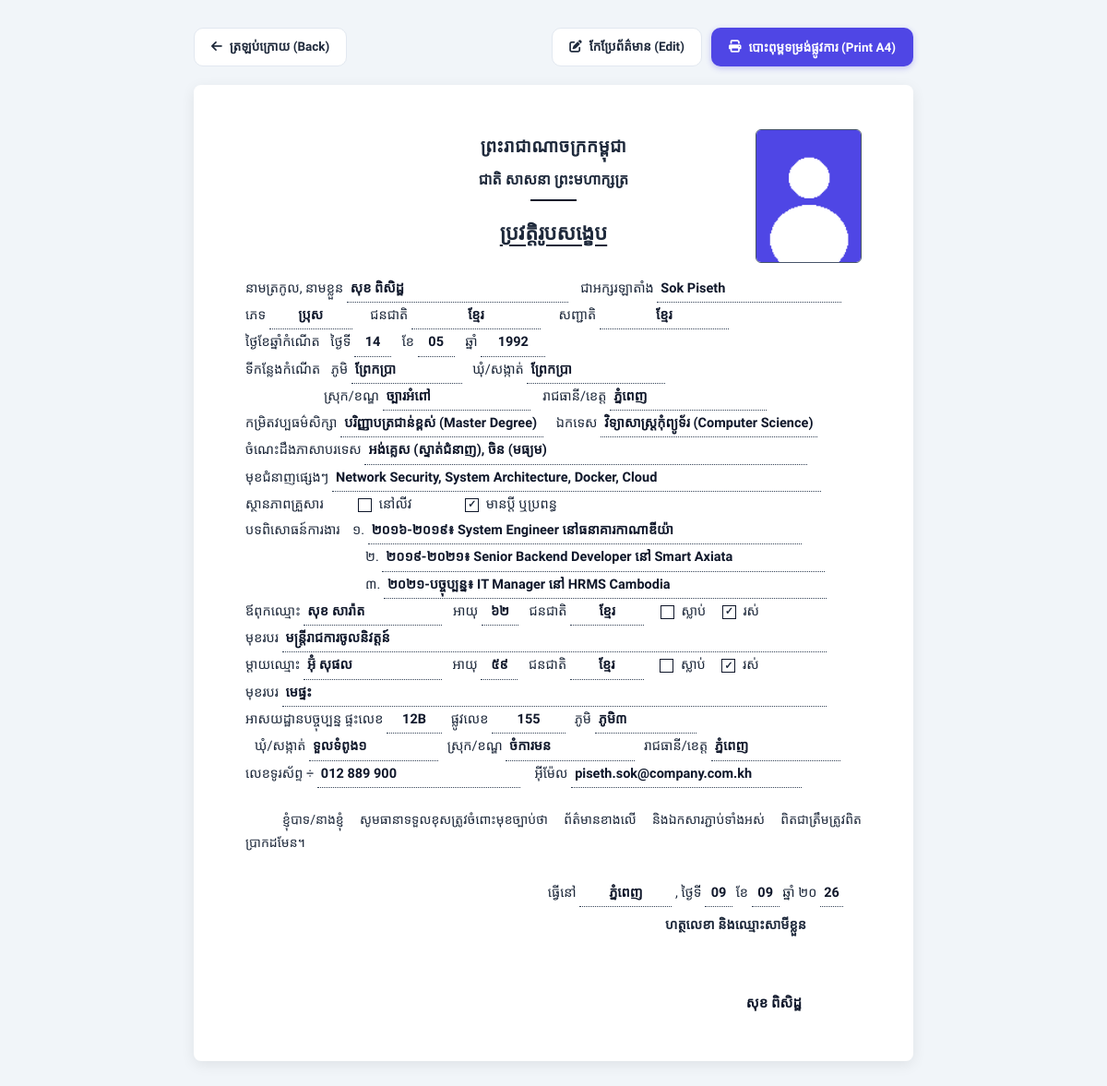
The page /employees/1/official-cv on the database its author committed.
### models.py (models this page shows, shortened)
class Employee(db.Model):
    __tablename__ = 'employees'
    id = db.Column(db.Integer, primary_key=True)
    emp_code = db.Column(db.String(30), unique=True, nullable=False)
    full_name_kh = db.Column(db.String(120), nullable=False)
    full_name_en = db.Column(db.String(120), nullable=False)
    gender = db.Column(db.String(10), default='ប្រុស')  # ប្រុស, ស្រី
    ethnicity = db.Column(db.String(50), default='ខ្មែរ')  # ជនជាតិ
    nationality = db.Column(db.String(50), default='ខ្មែរ')  # សញ្ជាតិ
    dob = db.Column(db.Date, nullable=True)
    pob_village = db.Column(db.String(100), nullable=True)    # ភូមិ
    pob_commune = db.Column(db.String(100), nullable=True)    # ឃុំ/សង្កាត់
    pob_district = db.Column(db.String(100), nullable=True)   # ស្រុក/ខណ្ឌ
    pob_province = db.Column(db.String(100), nullable=True)   # រាជធានី/ខេត្ត
    education_level = db.Column(db.String(150), nullable=True) # កម្រិតវប្បធម៌សិក្សា
    education_major = db.Column(db.String(150), nullable=True) # ឯកទេស
    foreign_languages = db.Column(db.String(255), nullable=True) # ភាសាបរទេស
    other_skills = db.Column(db.String(255), nullable=True) # មុខជំនាញផ្សេងៗ
    marital_status = db.Column(db.String(50), default='នៅលីវ') # នៅលីវ, មានប្តី ឬប្រពន្ធ
    work_experience_1 = db.Column(db.Text, nullable=True)
    work_experience_2 = db.Column(db.Text, nullable=True)
    work_experience_3 = db.Column(db.Text, nullable=True)
    father_name = db.Column(db.String(120), nullable=True)
    father_age = db.Column(db.String(10), nullable=True)
    father_nationality = db.Column(db.String(50), default='ខ្មែរ')
    father_status = db.Column(db.String(20), default='រស់') # រស់, ស្លាប់
    father_job = db.Column(db.String(150), nullable=True)
    mother_name = db.Column(db.String(120), nullable=True)
    mother_age = db.Column(db.String(10), nullable=True)
    mother_nationality = db.Column(db.String(50), default='ខ្មែរ')
    mother_status = db.Column(db.String(20), default='រស់') # រស់, ស្លាប់
    mother_job = db.Column(db.String(150), nullable=True)
    current_house_no = db.Column(db.String(50), nullable=True)  # ផ្ទះលេខ
    current_street_no = db.Column(db.String(50), nullable=True) # ផ្លូវលេខ
    current_village = db.Column(db.String(100), nullable=True)  # ភូមិ
    current_commune = db.Column(db.String(100), nullable=True)  # ឃុំ/សង្កាត់
    current_district = db.Column(db.String(100), nullable=True) # ស្រុក/ខណ្ឌ
    current_province = db.Column(db.String(100), nullable=True) # រាជធានី/ខេត្ត
    address = db.Column(db.Text, nullable=True) # Full formatted address
    phone = db.Column(db.String(50), nullable=True)
    email = db.Column(db.String(120), nullable=True)
    national_id = db.Column(db.String(50), nullable=True)
    position = db.Column(db.String(100), nullable=False)
    department_id = db.Column(db.Integer, db.ForeignKey('departments.id'), nullable=False)
    hire_date = db.Column(db.Date, default=date.today)
    status = db.Column(db.String(30), default='active')  # active, probation, resigned, terminated
    base_salary = db.Column(db.Float, default=300.0)     # USD
    bank_account = db.Column(db.String(50), nullable=True)
    avatar = db.Column(db.String(255), nullable=True)
    created_at = db.Column(db.DateTime, default=datetime.utcnow)
    documents = db.relationship('EmployeeDocument', backref='employee', lazy=True, cascade='all, delete-orphan')
    attendances = db.relationship('Attendance', backref='employee', lazy=True, cascade='all, delete-orphan')
    leaves = db.relationship('LeaveRequest', backref='employee', lazy=True, cascade='all, delete-orphan')
    payrolls = db.relationship('Payroll', backref='employee', lazy=True, cascade='all, delete-orphan')

### app.py (the view)
@app.route('/employees/<int:emp_id>/official-cv')
def employee_official_cv(emp_id):
    emp = Employee.query.get_or_404(emp_id)
    return render_template('employees/official_cv.html', emp=emp)

### templates/employees/official_cv.html (shortened to what this page needs)
<!DOCTYPE html>
<html lang="km">
<head>
    <link rel="stylesheet" href="https://cdnjs.cloudflare.com/ajax/libs/font-awesome/6.5.1/css/all.min.css">
    <link rel="stylesheet" href="{{ url_for('static', filename='css/style.css') }}">
</head>
<body>
    <div class="action-bar" style="max-width: 780px; margin: 0 auto 20px; display: flex; justify-content: space-between; align-items: center;">
        <a href="{{ url_for('employee_detail', emp_id=emp.id) }}" class="btn btn-secondary">
            <i class="fa-solid fa-arrow-left"></i> ត្រឡប់ក្រោយ (Back)
        </a>
        <div style="display: flex; gap: 10px;">
            <a href="{{ url_for('employee_edit', emp_id=emp.id) }}" class="btn btn-secondary">
                <i class="fa-solid fa-pen-to-square"></i> កែប្រែព័ត៌មាន (Edit)
            </a>
            <button onclick="window.print()" class="btn btn-primary">
                <i class="fa-solid fa-print"></i> បោះពុម្ពទម្រង់ផ្លូវការ (Print A4)
            </button>
        </div>
    </div>
    <div class="cv-page-container">
        <div class="photo-box">
            {% if emp.avatar %}
            <img src="{{ url_for('serve_upload', folder='avatars', filename=emp.avatar) }}" alt="រូបថត ៤x៦">
            {% else %}
            <div class="photo-text">
                រូបថតបច្ចុប្បន្ន<br>
                <strong>៤x៦</strong>
            </div>
            {% endif %}
        </div>
        <div class="cv-header">
            <h2>ព្រះរាជាណាចក្រកម្ពុជា</h2>
            <h3>ជាតិ សាសនា ព្រះមហាក្សត្រ</h3>
            <div style="margin: 6px auto; width: 50px; border-bottom: 2px solid #0f172a;"></div>
            <div class="cv-title">ប្រវត្តិរូបសង្ខេប</div>
        </div>
        <div style="margin-top: 10px;">
            <div>
                <span>នាមត្រកូល, នាមខ្លួន</span>
                <span class="dotted-fill" style="min-width: 240px;">{{ emp.full_name_kh }}</span>
                <span style="margin-left: 10px;">ជាអក្សរឡាតាំង</span>
                <span class="dotted-fill" style="min-width: 200px;">{{ emp.full_name_en }}</span>
            </div>
            <div>
                <span>ភេទ</span>
                <span class="dotted-fill" style="min-width: 90px; text-align: center;">{{ emp.gender }}</span>
                <span style="margin-left: 16px;">ជនជាតិ</span>
                <span class="dotted-fill" style="min-width: 140px; text-align: center;">{{ emp.ethnicity or 'ខ្មែរ' }}</span>
                <span style="margin-left: 16px;">សញ្ជាតិ</span>
                <span class="dotted-fill" style="min-width: 140px; text-align: center;">{{ emp.nationality or 'ខ្មែរ' }}</span>
            </div>
            <div>
                <span>ថ្ងៃខែឆ្នាំកំណើត</span>
                <span style="margin-left: 8px;">ថ្ងៃទី</span>
                <span class="dotted-fill num" style="min-width: 40px; text-align: center;">{{ emp.dob.strftime('%d') if emp.dob else '...' }}</span>
                <span style="margin-left: 8px;">ខែ</span>
                <span class="dotted-fill num" style="min-width: 40px; text-align: center;">{{ emp.dob.strftime('%m') if emp.dob else '...' }}</span>
                <span style="margin-left: 8px;">ឆ្នាំ</span>
                <span class="dotted-fill num" style="min-width: 70px; text-align: center;">{{ emp.dob.strftime('%Y') if emp.dob else '...' }}</span>
            </div>
            <div>
                <span>ទីកន្លែងកំណើត</span>
                <span style="margin-left: 8px;">ភូមិ</span>
                <span class="dotted-fill" style="min-width: 120px;">{{ emp.pob_village or '........................' }}</span>
                <span style="margin-left: 8px;">ឃុំ/សង្កាត់</span>
                <span class="dotted-fill" style="min-width: 150px;">{{ emp.pob_commune or '........................' }}</span>
            </div>
            <div style="padding-left: 85px;">
                <span>ស្រុក/ខណ្ឌ</span>
                <span class="dotted-fill" style="min-width: 160px;">{{ emp.pob_district or '........................' }}</span>
                <span style="margin-left: 10px;">រាជធានី/ខេត្ត</span>
                <span class="dotted-fill" style="min-width: 170px;">{{ emp.pob_province or '........................' }}</span>
            </div>
            <div>
                <span>កម្រិតវប្បធម៌សិក្សា</span>
                <span class="dotted-fill" style="min-width: 220px;">{{ emp.education_level or '..........................................' }}</span>
                <span style="margin-left: 10px;">ឯកទេស</span>
                <span class="dotted-fill" style="min-width: 180px;">{{ emp.education_major or '..........................................' }}</span>
            </div>
            <div>
                <span>ចំណេះដឹងភាសាបរទេស</span>
                <span class="dotted-fill" style="min-width: 480px;">{{ emp.foreign_languages or '........................................................................................................' }}</span>
            </div>
            <div>
                <span>មុខជំនាញផ្សេងៗ</span>
                <span class="dotted-fill" style="min-width: 530px;">{{ emp.other_skills or '................................................................................................................' }}</span>
            </div>
            <div>
                <span>ស្ថានភាពគ្រួសារ</span>
                <span style="margin-left: 30px;">
                    <span class="checkbox-box">{% if emp.marital_status == 'នៅលីវ' %}&#10003;{% endif %}</span> នៅលីវ
                </span>
                <span style="margin-left: 50px;">
                    <span class="checkbox-box">{% if emp.marital_status == 'មានប្តី ឬប្រពន្ធ' %}&#10003;{% endif %}</span> មានប្តី ឬប្រពន្ធ
                </span>
            </div>
            <div>
                <span>បទពិសោធន៍ការងារ</span>
                <span style="margin-left: 10px;">១.</span>
                <span class="dotted-fill" style="min-width: 470px;">{{ emp.work_experience_1 or '..................................................................................................................' }}</span>
            </div>
            <div style="padding-left: 130px;">
                <span>២.</span>
                <span class="dotted-fill" style="min-width: 480px;">{{ emp.work_experience_2 or '..................................................................................................................' }}</span>
            </div>
            <div style="padding-left: 130px;">
                <span>៣.</span>
                <span class="dotted-fill" style="min-width: 480px;">{{ emp.work_experience_3 or '..................................................................................................................' }}</span>
            </div>
            <div>
                <span>ឪពុកឈ្មោះ</span>
                <span class="dotted-fill" style="min-width: 150px;">{{ emp.father_name or '....................................' }}</span>
                <span style="margin-left: 8px;">អាយុ</span>
                <span class="dotted-fill num" style="min-width: 40px; text-align: center;">{{ emp.father_age or '...' }}</span>
                <span style="margin-left: 8px;">ជនជាតិ</span>
                <span class="dotted-fill" style="min-width: 80px; text-align: center;">{{ emp.father_nationality or 'ខ្មែរ' }}</span>
                <span style="margin-left: 10px;">
                    <span class="checkbox-box">{% if emp.father_status == 'ស្លាប់' %}&#10003;{% endif %}</span> ស្លាប់
                </span>
                <span style="margin-left: 10px;">
                    <span class="checkbox-box">{% if emp.father_status != 'ស្លាប់' %}&#10003;{% endif %}</span> រស់
                </span>
            </div>
            <div>
                <span>មុខរបរ</span>
                <span class="dotted-fill" style="min-width: 590px;">{{ emp.father_job or '....................................................................................................................................' }}</span>
            </div>
            <div>
                <span>ម្តាយឈ្មោះ</span>
                <span class="dotted-fill" style="min-width: 150px;">{{ emp.mother_name or '....................................' }}</span>
                <span style="margin-left: 8px;">អាយុ</span>
                <span class="dotted-fill num" style="min-width: 40px; text-align: center;">{{ emp.mother_age or '...' }}</span>
                <span style="margin-left: 8px;">ជនជាតិ</span>
                <span class="dotted-fill" style="min-width: 80px; text-align: center;">{{ emp.mother_nationality or 'ខ្មែរ' }}</span>
                <span style="margin-left: 10px;">
                    <span class="checkbox-box">{% if emp.mother_status == 'ស្លាប់' %}&#10003;{% endif %}</span> ស្លាប់
                </span>
                <span style="margin-left: 10px;">
                    <span class="checkbox-box">{% if emp.mother_status != 'ស្លាប់' %}&#10003;{% endif %}</span> រស់
                </span>
            </div>
            <div>
                <span>មុខរបរ</span>
                <span class="dotted-fill" style="min-width: 590px;">{{ emp.mother_job or '....................................................................................................................................' }}</span>
            </div>
            <div>
                <span>អាសយដ្ឋានបច្ចុប្បន្ន ផ្ទះលេខ</span>
                <span class="dotted-fill" style="min-width: 60px; text-align: center;">{{ emp.current_house_no or '........' }}</span>
                <span style="margin-left: 6px;">ផ្លូវលេខ</span>
                <span class="dotted-fill" style="min-width: 80px; text-align: center;">{{ emp.current_street_no or '........' }}</span>
                <span style="margin-left: 6px;">ភូមិ</span>
                <span class="dotted-fill" style="min-width: 110px;">{{ emp.current_village or '........................' }}</span>
            </div>
            <div style="padding-left: 10px;">
                <span>ឃុំ/សង្កាត់</span>
                <span class="dotted-fill" style="min-width: 140px;">{{ emp.current_commune or '........................' }}</span>
                <span style="margin-left: 6px;">ស្រុក/ខណ្ឌ</span>
                <span class="dotted-fill" style="min-width: 140px;">{{ emp.current_district or '........................' }}</span>
                <span style="margin-left: 6px;">រាជធានី/ខេត្ត</span>
                <span class="dotted-fill" style="min-width: 140px;">{{ emp.current_province or '........................' }}</span>
            </div>
            <div>
                <span>លេខទូរស័ព្ទ ÷</span>
                <span class="dotted-fill num" style="min-width: 220px;">{{ emp.phone or '................................................' }}</span>
                <span style="margin-left: 12px;">អ៊ីម៉ែល</span>
                <span class="dotted-fill num" style="min-width: 250px;">{{ emp.email or '................................................' }}</span>
            </div>
            <div style="margin-top: 22px; text-indent: 40px; text-align: justify; font-size: 14px; line-height: 1.8;">
                ខ្ញុំបាទ/នាងខ្ញុំ សូមធានាទទួលខុសត្រូវចំពោះមុខច្បាប់ថា ព័ត៌មានខាងលើ និងឯកសារភ្ជាប់ទាំងអស់ ពិតជាត្រឹមត្រូវពិតប្រាកដមែន។
            </div>
            <div style="margin-top: 28px; text-align: right; padding-right: 20px;">
                <div>
                    <span>ធ្វើនៅ</span>
                    <span class="dotted-fill" style="min-width: 100px; text-align: center;">ភ្នំពេញ</span>
                    <span>, ថ្ងៃទី</span>
                    <span class="dotted-fill num" style="min-width: 30px; text-align: center;">{{ today.strftime('%d') }}</span>
                    <span>ខែ</span>
                    <span class="dotted-fill num" style="min-width: 30px; text-align: center;">{{ today.strftime('%m') }}</span>
                    <span>ឆ្នាំ ២០</span>
                    <span class="dotted-fill num" style="min-width: 25px; text-align: center;">{{ today.strftime('%y') }}</span>
                </div>
                <div style="margin-top: 6px; font-weight: 700; padding-right: 40px;">
                    ហត្ថលេខា និងឈ្មោះសាមីខ្លួន
                </div>
                <div style="margin-top: 55px; font-weight: 700; font-size: 15px; color: #0f172a; padding-right: 45px;">
                    {{ emp.full_name_kh }}
                </div>
            </div>
        </div>
    </div>
</body>
</html>

### rows shown on the page
Employee: avatar (picture), full_name_kh "សុខ ពិសិដ្ឋ", full_name_en "Sok Piseth", gender "ប្រុស", ethnicity "ខ្មែរ", nationality "ខ្មែរ", dob "14", dob "05", dob "1992", pob_village "ព្រែកប្រា", pob_commune "ព្រែកប្រា", pob_district "ច្បារអំពៅ", pob_province "ភ្នំពេញ", education_level "បរិញ្ញាបត្រជាន់ខ្ពស់ (Master Degree)", education_major "វិទ្យាសាស្ត្រកុំព្យូទ័រ (Computer Science)", foreign_languages "អង់គ្លេស (ស្ទាត់ជំនាញ), ចិន (មធ្យម)", other_skills "Network Security, System Architecture, Docker, Cloud", work_experience_1 "២០១៦-២០១៩៖ System Engineer នៅធនាគារកាណាឌីយ៉ា", work_experience_2 "២០១៩-២០២១៖ Senior Backend Developer នៅ Smart Axiata", work_experience_3 "២០២១-បច្ចុប្បន្ន៖ IT Manager នៅ HRMS Cambodia", father_name "សុខ សារ៉ាត", father_age "៦២", father_nationality "ខ្មែរ", father_job "មន្ត្រីរាជការចូលនិវត្តន៍", mother_name "អ៊ុំ សុផល", mother_age "៥៩", mother_nationality "ខ្មែរ", mother_job "មេផ្ទះ", current_house_no "12B", current_street_no "155", current_village "ភូមិ៣", current_commune "ទួលទំពូង១", current_district "ចំការមន", current_province "ភ្នំពេញ", phone "012 889 900", email "piseth.sok@company.com.kh"
